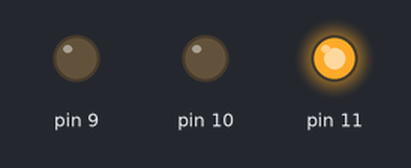
Bench run of a sketch on a simulated Arduino Uno, built with avr-gcc and run on an emulated ATmega328P. Shown: output pins drawn as LEDs (lit = HIGH).

Above: at 0.05 s.
At 2.0 s:
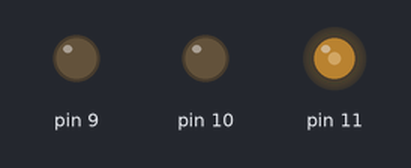
At 3.25 s:
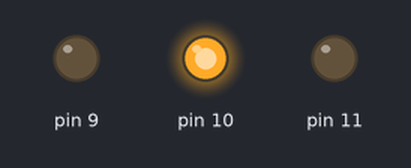
At 4.5 s:
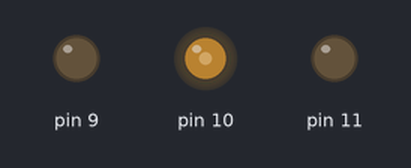
At 6.75 s:
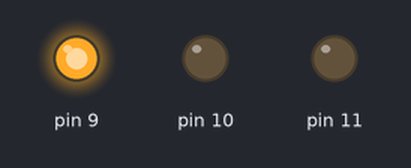
At 9.0 s:
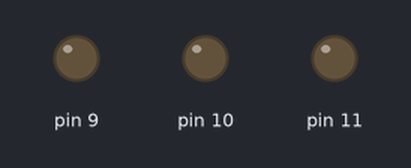
Timing chart, 0 to 11.7 s (numbered marks = the images above):
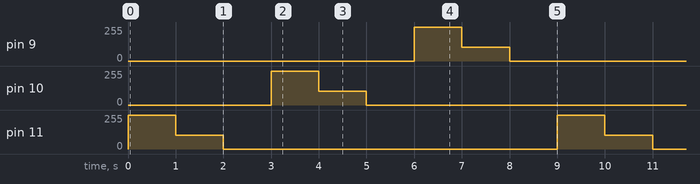

Measured:
- by itself, pin 9–11: repeats every 9.0 s: 102/255 1.0 s, 0/255 7.0 s, 255/255 1.0 s

The sketch:

3.3-Utilizing_analogWrite.ino
```cpp
  int A=1000;


void setup() {
    pinMode(11, OUTPUT);
    pinMode(10, OUTPUT);
    pinMode(9, OUTPUT);
}

void loop() {
    digitalWrite(11, HIGH);
    delay(A);
    analogWrite(11, 102);
    delay(A);
    digitalWrite(11, LOW);
    delay(A);

    digitalWrite(10, HIGH);
    delay(A);
    analogWrite(10, 102);
    delay(A);
    digitalWrite(10, LOW);
    delay(A);

    digitalWrite(9, HIGH);
    delay(A);
    analogWrite(9, 102);
    delay(A);
    digitalWrite(9, LOW);
    delay(A);
}
```
